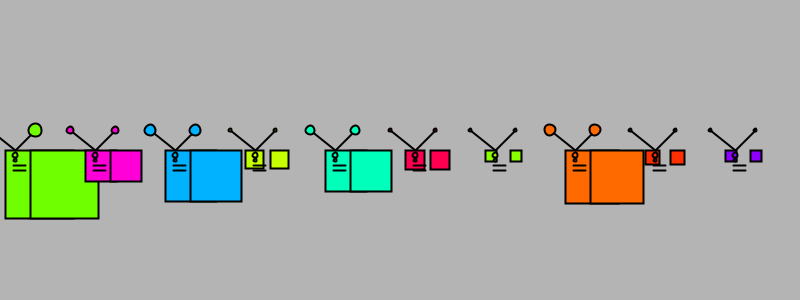
Frame 1 (no input)
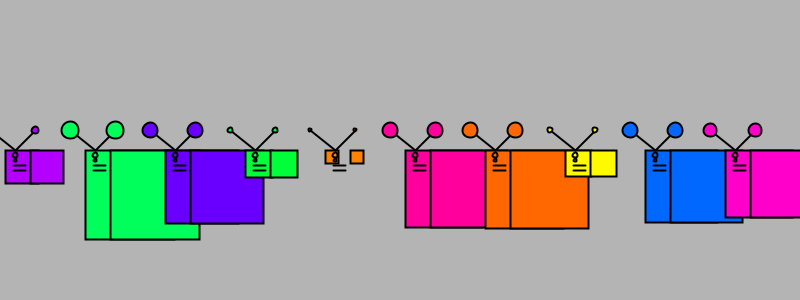
Frame 2 (the mouse pressed at the canvas centre, redrawn once)

The Processing sketch that drew these frames (run headless with seeded random() and noise(); the mouse was pressed at the canvas centre and the sketch redrawn once):

// Processing sketch: processing_54270
// ── processing_54270.pde

void setup()
{
  size(800, 300);
  colorMode(HSB, 360, 100,100);
  smooth();
  noLoop();
}

void draw()
{
  background(255);
  for(int i = 5; i<width; i+=80)
  {
    //customize "smiley"
    float rs = random(10, 100);
    //float rh = random(10, 100);
    color rc = color(random(360), 100,100);
    smiley(i, height/2, rs, rc, 2);
    //int rs = int(random(255));
    float rsw = random(0.01, 4);
    //smiley(i, height/20, rs,rc,rsw);
  }
  
}

//describe everything smiley can do in ()
void smiley(float x, float y, float s, color c, float sw)
{
  //draw the thing
  fill(c);
  strokeWeight(sw);
  pushMatrix();
  translate(x, y);
  //scale(w,h);
  //stroke(s);
  
  rect(0,0, s,s);
  //rect((0+5),(0+5), (s*0.8),(s*0.8));
  rect((0+25),0,s,s);
  ellipse((0+10),5, 5,5);
  ellipse((0+10),(0+10),3,3);
  line((0+8),(0+15), 20,15);
  line((0+8),(0+20), 20,20);
  line(10,0,-15,-20);
  line(30,-20,10,0);
  ellipse(-15,-20, (s*0.2),(s*0.2));
  ellipse(30,-20, (s*0.2),(s*0.2));
  popMatrix();
}
